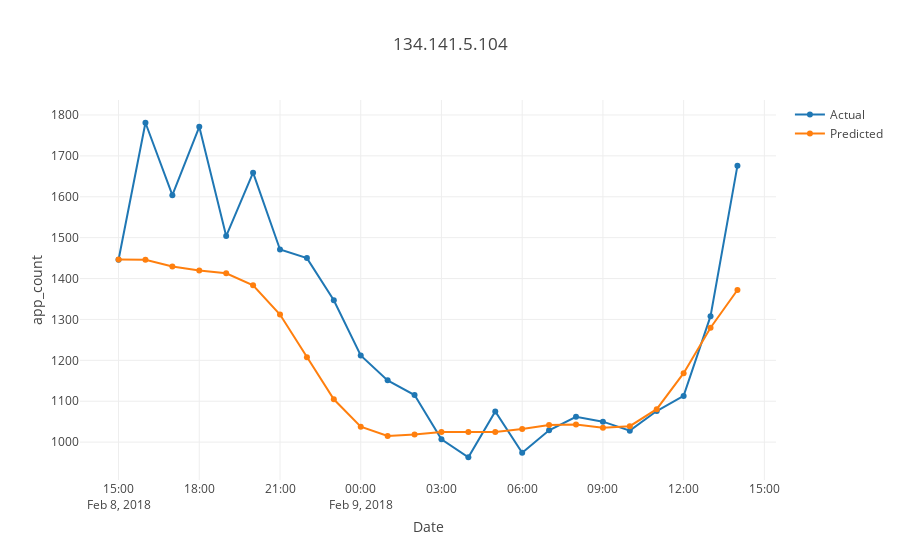

The code cell stored with this chart in its notebook:
### Code cell
tt = prophet_df[prophet_df.source=='134.141.5.104']
plot_test1(tt.ds,tt.y,tt.yhat,'134.141.5.104')
